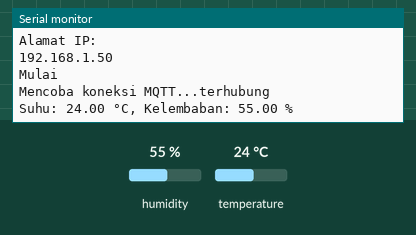
Bench run of a sketch on a simulated ESP8266 (NodeMCU). Parts: the last lines printed to the serial monitor. Inputs (shaded band) come from the test bench; at power-on: humidity 55 %, temperature 24 °C. WiFi joins after 1.5 s; servers stay silent unless stated; no MQTT or app messages arrive unless stated.

Above: at 2.7 s.
2.8 s: humidity set to 22 %
At 5.8 s:
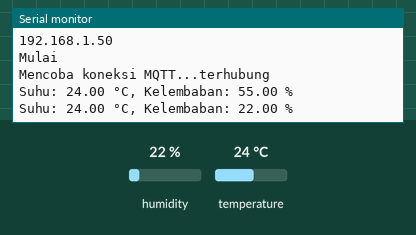
6.2 s: temperature set to 12 °C
At 7.9 s:
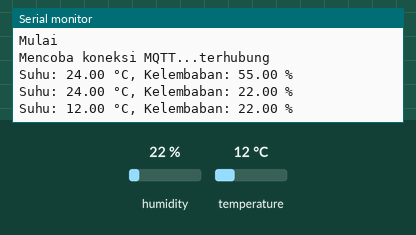
9.6 s: humidity set to 40 %
At 11.2 s:
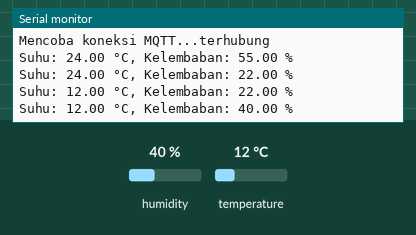
Timing chart, 0 to 12.7 s (numbered marks = the images above; inputs shaded):
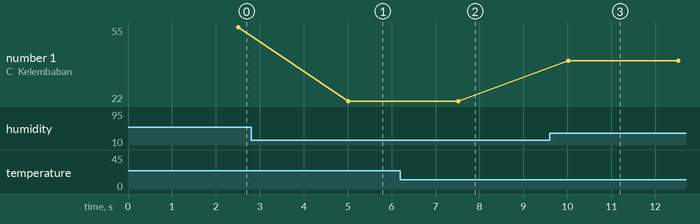

Measured:
- after the input at 2.8 s, the serial monitor: prints a new line after 2.2 s (image 1)
- after the input at 6.2 s, the serial monitor: prints a new line after 1.3 s (image 2)
- after the input at 9.6 s, the serial monitor: prints a new line after 0.42 s (image 3)
- plotted number 1: 55 → 22 after the input at 2.8 s, 22 → 40 after the input at 9.6 s

The sketch:

pantau_suhu.ino
```cpp
#define PAKAI_WEBSOCKET

#include <ESP8266WiFi.h>
#include <WiFiClient.h>
#include <WiFiClientSecure.h>
#include <PubSubClient.h>
#include <DHT.h>
#include "mqtt_secrets.h"

// Konfigurasi WiFi
const char wifi_ssid[] = "C42";
const char wifi_pass[] = "0806040200";

// Konfigurasi ThingSpeak MQTT
const char* mqttServer = "mqtt3.thingspeak.com";
const int mqttPort = 1883;
const char* mqttUser = SECRET_MQTT_USERNAME; // User ID ThingSpeak
const char* mqttPassword = SECRET_MQTT_PASSWORD; // Password MQTT
const char* clientId = SECRET_MQTT_CLIENT_ID; // Client ID
const char* topic = "channels/3015633/publish"; // Ganti CHANNEL_ID dengan ID channel Anda

// Konfigurasi DHT
//#define DHT_PIN D2     // Pin yang terhubung ke DHT22
#define DHT_PIN D5
#define DHT_TYP DHT22 // Tipe sensor DHT22

DHT dht(DHT_PIN, DHT_TYP);
float dht_hum, dht_tem;

WiFiClient client;
// WiFiClientSecure client;
PubSubClient mqtt(client);

uint32_t last_wifi_check = 0;
uint32_t last_conn_check = 0;
uint32_t last_time = 0;
uint32_t last_kirim = 0;

void setup() {
  Serial.begin(115200);
  dht.begin();

  Serial.print(F("Connecting to "));
  Serial.println(wifi_ssid);
  WiFi.setAutoReconnect(true);
  WiFi.persistent(true);
  WiFi.begin(wifi_ssid, wifi_pass);
  wifi_connect_process();

  // client.setInsecure();
  mqtt.setServer(mqttServer, mqttPort);

  Serial.println("Mulai");
}

void loop() {
  // Menghubungkan ulang ke wifi jika terputus
  while (millis() - last_wifi_check >= 5000) {
    last_wifi_check = millis();
    if (WiFi.status() != WL_CONNECTED) {
      Serial.println(F("Menghubungkan ulang ke WiFi..."));
      wifi_connect_process();
    }
  }

  // Cek koneksi MQTT
  if (!mqtt.connected()) {
    mqtt_reconnect();
  }
  mqtt.loop();

  while (millis() - last_time >= 2500) {
    // Baca data dari sensor DHT22
    dht_hum = dht.readHumidity();
    dht_tem = dht.readTemperature(); // Baca suhu dalam Celsius

    // Periksa jika pembacaan gagal
    if (isnan(dht_hum) || isnan(dht_tem)) {
      Serial.println("Gagal membaca dari sensor DHT!");
      return;
    }

    Serial.print("Suhu: ");
    Serial.print(dht_tem);
    Serial.print(" °C, Kelembaban: ");
    Serial.print(dht_hum);
    Serial.println(" %");

    last_time = millis();
  }

  // Tunggu 20 detik sebelum pengiriman berikutnya
  // (ThingSpeak free account limit: 15 detik)
  while (millis() - last_kirim >= 20000) {
    // Format data untuk dikirim ke ThingSpeak
    String data = "field1=" + String(dht_tem) + "&field2=" + String(dht_hum);

    yield();
    // Publikasikan data ke ThingSpeak
    if (mqtt.publish(topic, data.c_str())) {
      Serial.println("Data terkirim ke ThingSpeak");
    } else {
      Serial.println("Gagal mengirim data");
    }

    last_kirim = millis();
  }
}

void wifi_connect_process() {
  while (1) {
    if (millis() - last_conn_check <= 500) {
      /*esp_*/yield();
      continue;
    }
    if (WiFi.status() == WL_CONNECTED) {
      break;
    }

    Serial.print(".");
    last_conn_check = millis();
  }

  Serial.println("");
  Serial.println(F("WiFi terhubung"));
  Serial.println(F("Alamat IP: "));
  Serial.println(WiFi.localIP());
}

void mqtt_reconnect() {
  while (!mqtt.connected()) {
    Serial.print("Mencoba koneksi MQTT...");

    if (mqtt.connect(clientId, mqttUser, mqttPassword)) {
      Serial.println("terhubung");
      break;
    }

    Serial.print("gagal, rc=");
    Serial.print(mqtt.state());
    Serial.println(" coba lagi dalam 5 detik");

    // delay(5000);
    last_conn_check = millis();
    while (millis() - last_conn_check <= 5000) {
      yield();
    }
  }
}
```

mqtt_secrets.h
```cpp
#define SECRET_MQTT_USERNAME ""
#define SECRET_MQTT_CLIENT_ID ""
#define SECRET_MQTT_PASSWORD ""
```
